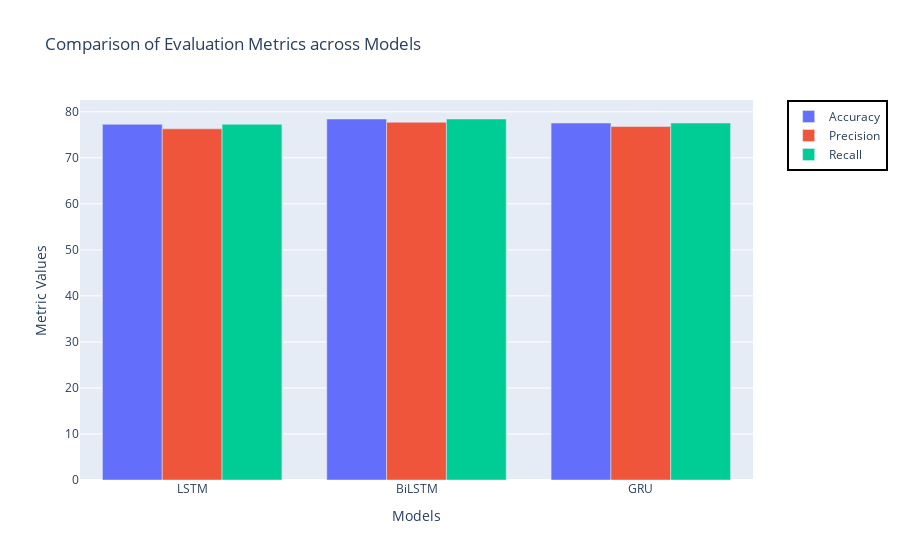

The notebook cell saved with this chart:
### Markdown cell above
# Comparison

### Code cell
import plotly.graph_objs as go
from plotly.subplots import make_subplots



# Create a list of model names
model_names = ['LSTM', 'BiLSTM', 'GRU']

# Create a list of metric values for each model
accuracy_values = [ lstm_metrics['accuracy'], bilstm_metrics['accuracy'], gru_metrics['accuracy']]
precision_values = [ lstm_metrics['precision'], bilstm_metrics['precision'], gru_metrics['precision']]
recall_values = [ lstm_metrics['recall'], bilstm_metrics['recall'], gru_metrics['recall']]
f1_values = [ lstm_metrics['f1'], bilstm_metrics['f1'], gru_metrics['f1']]

trace1 = go.Bar(x=model_names, y=accuracy_values, name='Accuracy')
trace2 = go.Bar(x=model_names, y=precision_values, name='Precision')
trace3 = go.Bar(x=model_names, y=recall_values, name='Recall')
trace4 = go.Bar(x=model_names, y=f1_values, name='F1-score')

# Create the figure and layout
fig = make_subplots(rows=1, cols=1)
fig.add_trace(trace1, row=1, col=1)
fig.add_trace(trace2, row=1, col=1)
fig.add_trace(trace3, row=1, col=1)


# Update the layout
fig.update_layout(
    title='Comparison of Evaluation Metrics across Models',
    xaxis_title='Models',
    yaxis_title='Metric Values',
    barmode='group',
    legend=dict(
        x=1.05,
        y=1,
        traceorder='normal',
        bgcolor='rgba(0,0,0,0)',
        bordercolor='Black',
        borderwidth=2
    ),
    xaxis_type='category'
)

# Show the plot
fig.show()

### Figure 1 — Plotly figure (JSON) as saved in the notebook; plotly's stock layout.template omitted (floating-point values rounded to 4 significant figures)
{"data": [{"name": "Accuracy", "type": "bar", "x": ["LSTM", "BiLSTM", "GRU"], "xaxis": "x", "y": [77.28, 78.43, 77.55], "yaxis": "y"}, {"name": "Precision", "type": "bar", "x": ["LSTM", "BiLSTM", "GRU"], "xaxis": "x", "y": [76.3, 77.72, 76.79], "yaxis": "y"}, {"name": "Recall", "type": "bar", "x": ["LSTM", "BiLSTM", "GRU"], "xaxis": "x", "y": [77.28, 78.43, 77.55], "yaxis": "y"}], "layout": {"barmode": "group", "legend": {"bgcolor": "rgba(0,0,0,0)", "bordercolor": "Black", "borderwidth": 2, "traceorder": "normal", "x": 1.05, "y": 1}, "title": {"text": "Comparison of Evaluation Metrics across Models"}, "xaxis": {"anchor": "y", "domain": [0, 1], "title": {"text": "Models"}, "type": "category"}, "yaxis": {"anchor": "x", "domain": [0, 1], "title": {"text": "Metric Values"}}}}
